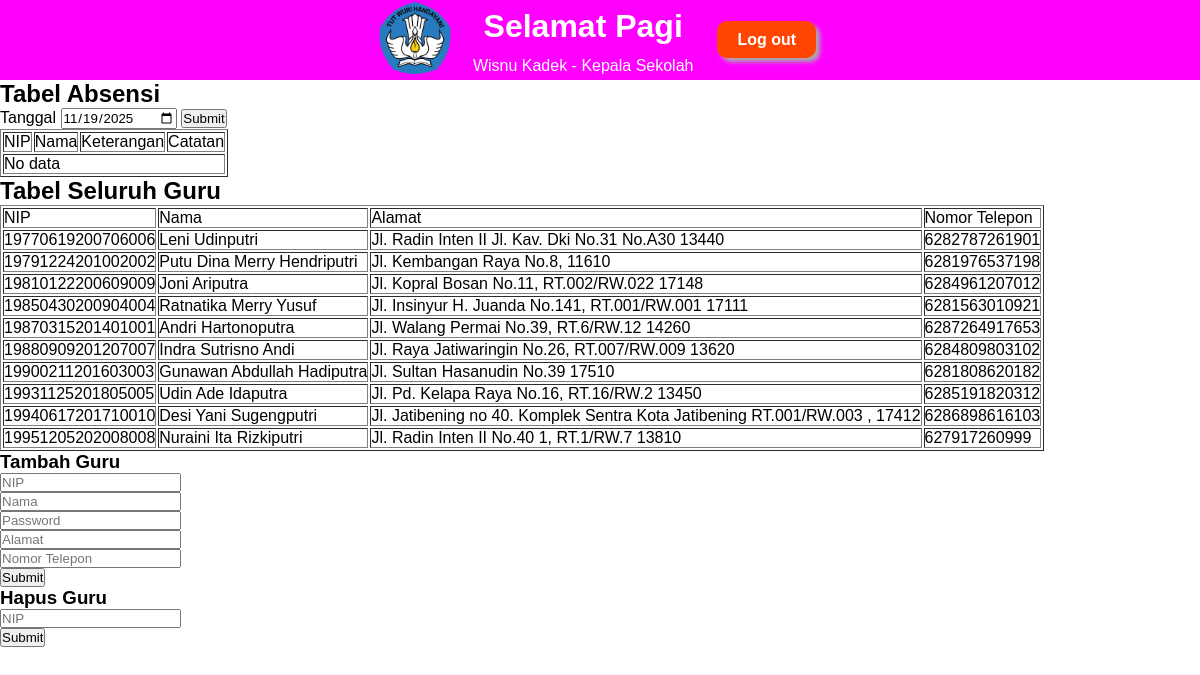
Screenshot of /dash/admin.php (signed in) with the database file from the repository.
### tables this page shows
CREATE TABLE `guru` (
  `nip` bigint(20) UNSIGNED NOT NULL,
  `nama` varchar(255) NOT NULL,
  `password_hash` varchar(64) NOT NULL,
  `alamat` varchar(255) NOT NULL,
  `no_telp` bigint(20) UNSIGNED NOT NULL,
  `nip_admin` bigint(20) UNSIGNED NOT NULL
);

### dash/admin.php (the view, shortened to what this page needs)
<?php
include '../koneksi.php';
$guru_array = array();
$guru_sql = 'SELECT nip, nama, alamat, no_telp FROM guru';
$guru = $conn->execute_query($guru_sql);
if ($guru->num_rows > 0) {
  foreach ($guru as $row) {
    $guru_array[$row['nip']] = $row['nama'];
  }
}
$date = '';
if (isset($_GET['date']))
  $date = $_GET['date'];
else
  $date = date('Y-m-d');
$absensi_sql = 'SELECT nip_guru, keterangan, catatan FROM absensi WHERE tanggal = ?';
$absensi = $conn->execute_query($absensi_sql, [$date]);
$guru_keterangan_array = array();
$guru_catatan_array = array();
?>
<!DOCTYPE html>
<html lang="id">
  <head>
    <link href="../style.css" rel="stylesheet">
  </head>
  <body>
    <div class="topbar" style="background-color: magenta;">
      <table>
        <tr>
        <td rowspan="2"><img src="../logosmk.webp" alt="logo"></td>
        <td><h1>Selamat Pagi</h1><td>
        <td rowspan="2"><a class="btn" href="../login/logout.php">Log out</a></td>
        </tr>
        <tr>
        <td><p><?php echo $_SESSION['name'] . ' - ' . $_SESSION['jabatan']; ?></p></td>
        </tr>
      </table>
    </div>
    <h2>Tabel Absensi</h2>
    <form action="admin.php" method="GET">
      <label for="date">Tanggal</label>
      <input type="date" id="date" name="date" value="<?php echo $date; ?>">
      <input type="submit" value="Submit">
    </form>
    <table border="1">
      <thead>
        <td>NIP</td>
        <td>Nama</td>
        <td>Keterangan</td>
        <td>Catatan</td>
      </thead>
      <tbody>
      <?php
if ($absensi->num_rows > 0) {
  foreach ($guru_array as $nip => $nama) {
    echo '<tr>';
    echo '<td>' . $nip . '</td>';
    echo '<td>' . $nama . '</td>';
    echo '<td>';
    switch ($guru_keterangan_array[$nip]) {
      case 'H':
        echo 'Hadir';
        break;
      case 'I':
        echo 'Izin';
        break;
      case 'S':
        echo 'Sakit';
        break;
      default:
        echo 'Belum Mengisi';
        break;
    }
    echo '</td>';
    echo '<td>' . $guru_catatan_array[$nip] . '</td>';
    echo '</tr>';
  }
  echo '</tbody>';
} else {
  echo '<tfoot><td colspan="4">No data</td></tfoot>';
}
      ?>
    </table>
    <h2>Tabel Seluruh Guru</h2>
    <table border="1">
      <thead>
          <td>NIP</td>
          <td>Nama</td>
          <td>Alamat</td>
          <td>Nomor Telepon</td>
      </thead>
      <tbody>
      <?php
foreach ($guru as $row) {
  echo '<tr>';
  echo '<td>' . $row['nip'] . '</td>';
  echo '<td>' . $row['nama'] . '</td>';
  echo '<td>' . $row['alamat'] . '</td>';
  echo '<td>' . $row['no_telp'] . '</td>';
  echo '</tr>';
}
      ?>
      </tbody>
    </table>
    <h3>Tambah Guru</h3>
    <form action="admin.php" method="POST">
      <input type="number" id="nip" name="nip" placeholder="NIP" required><br>
      <input type="text" id="nama" name="nama" placeholder="Nama" required><br>
      <input type="password" id="password" name="password" placeholder="Password" required><br>
      <input type="text" id="alamat" name="alamat" placeholder="Alamat" required><br>
      <input type="number" id="no_telp" name="no_telp" placeholder="Nomor Telepon" required><br>
      <input type="submit" value="Submit">
    </form>
    <h3>Hapus Guru</h3>
    <form action="admin.php" method="POST">
      <input type="number" id="nip" name="nip" placeholder="NIP" required><br>
      <input type="submit" value="Submit">
    </form>
  </body>
</html>

### style.css (style rules this page uses)
* { margin: 0; padding: 0; font-family: sans-serif; }
.btn { margin: 5px; background-color: orangered; font-weight: bold; color: white; padding: 10px 20px; border-radius: 10px; text-decoration: none; filter: drop-shadow(4px 4px 2px #aaa); border: none; font-size: 16px; }
.topbar { color: white; display: grid; place-items: center; text-align: center; }
.topbar img { width: 72px; margin-right: 20px; }
.topbar a { margin-left: 20px; }

### rows the page displays
guru: nip "19770619200706006", nama "Leni Udinputri", alamat "Jl. Radin Inten II Jl. Kav. Dki No.31 No.A30 13440", no_telp "6282787261901"
guru: nip "19791224201002002", nama "Putu Dina Merry Hendriputri", alamat "Jl. Kembangan Raya No.8, 11610", no_telp "6281976537198"
guru: nip "19810122200609009", nama "Joni Ariputra", alamat "Jl. Kopral Bosan No.11, RT.002/RW.022 17148", no_telp "6284961207012"
guru: nip "19850430200904004", nama "Ratnatika Merry Yusuf", alamat "Jl. Insinyur H. Juanda No.141, RT.001/RW.001 17111", no_telp "6281563010921"
guru: nip "19870315201401001", nama "Andri Hartonoputra", alamat "Jl. Walang Permai No.39, RT.6/RW.12 14260", no_telp "6287264917653"
guru: nip "19880909201207007", nama "Indra Sutrisno Andi", alamat "Jl. Raya Jatiwaringin No.26, RT.007/RW.009 13620", no_telp "6284809803102"
guru: nip "19900211201603003", nama "Gunawan Abdullah Hadiputra", alamat "Jl. Sultan Hasanudin No.39 17510", no_telp "6281808620182"
guru: nip "19931125201805005", nama "Udin Ade Idaputra", alamat "Jl. Pd. Kelapa Raya No.16, RT.16/RW.2 13450", no_telp "6285191820312"
guru: nip "19940617201710010", nama "Desi Yani Sugengputri", alamat "Jl. Jatibening no 40. Komplek Sentra Kota Jatibening RT.001/RW.003 , 17412", no_telp "6286898616103"
guru: nip "19951205202008008", nama "Nuraini Ita Rizkiputri", alamat "Jl. Radin Inten II No.40 1, RT.1/RW.7 13810", no_telp "627917260999"

### other values shown
$_SESSION['name'] "Wisnu Kadek"
$_SESSION['jabatan'] "Kepala Sekolah"
